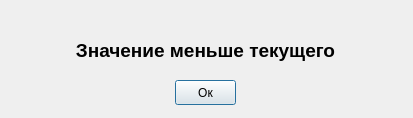
<?xml version="1.0" encoding="UTF-8"?>
<ui version="4.0">
 <class>Dialog</class>
 <widget class="QDialog" name="Dialog">
  <property name="geometry">
   <rect>
    <x>0</x>
    <y>0</y>
    <width>413</width>
    <height>118</height>
   </rect>
  </property>
  <property name="windowTitle">
   <string>Ошибка ввода данных</string>
  </property>
  <widget class="QLabel" name="label">
   <property name="geometry">
    <rect>
     <x>10</x>
     <y>20</y>
     <width>391</width>
     <height>61</height>
    </rect>
   </property>
   <property name="text">
    <string>&lt;html&gt;&lt;head/&gt;&lt;body&gt;&lt;p align=&quot;center&quot;&gt;&lt;span style=&quot; font-size:14pt; font-weight:600;&quot;&gt;Значение меньше текущего&lt;/span&gt;&lt;/p&gt;&lt;/body&gt;&lt;/html&gt;</string>
   </property>
  </widget>
  <widget class="QPushButton" name="pushButton">
   <property name="geometry">
    <rect>
     <x>175</x>
     <y>80</y>
     <width>61</width>
     <height>25</height>
    </rect>
   </property>
   <property name="text">
    <string>Ок</string>
   </property>
  </widget>
 </widget>
 <resources/>
 <connections/>
</ui>
